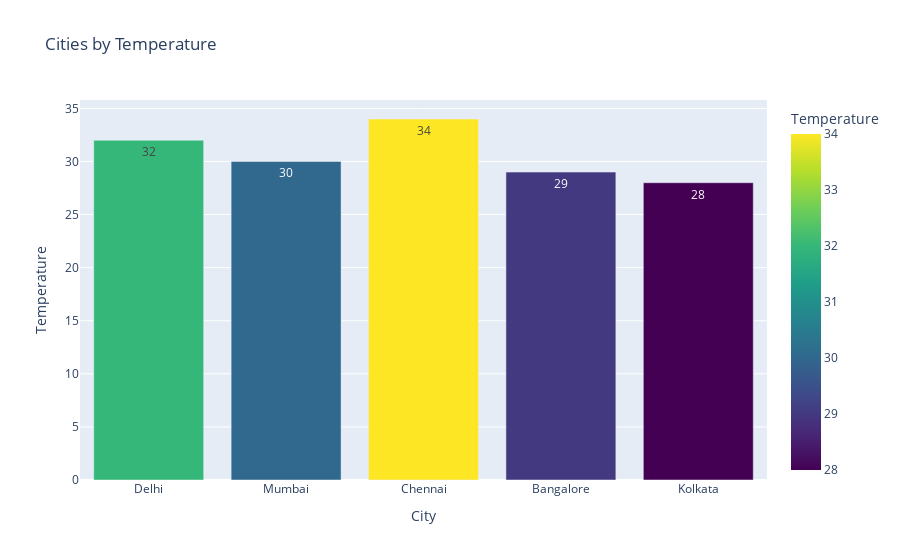

Write notebook code for a chart like this one.
### Markdown cell above
## Q7. Plotly – Interactive Bar Chart
### 🔹 Task: Create an interactive bar chart with city on X-axis and temperature on Y-axis with color scale

### Code cell
data2 = {
    'City': ['Delhi', 'Mumbai', 'Chennai', 'Bangalore', 'Kolkata'],
    'Temperature': [32, 30, 34, 29, 28]
}
df4 = pd.DataFrame(data2)
display(df4.head())

fig = px.bar(df4, x='City', y='Temperature', text='Temperature', color='Temperature', color_continuous_scale='Viridis', title='Cities by Temperature')
fig.show()

### Figure 1 — Plotly figure (JSON) as saved in the notebook; plotly's stock layout.template omitted (floating-point values rounded to 4 significant figures)
{"data": [{"alignmentgroup": "True", "hovertemplate": "City=%{x}<br>Temperature=%{marker.color}<extra></extra>", "legendgroup": "", "marker": {"color": [32, 30, 34, 29, 28], "coloraxis": "coloraxis", "pattern": {"shape": ""}}, "name": "", "offsetgroup": "", "orientation": "v", "showlegend": false, "text": [32, 30, 34, 29, 28], "textposition": "auto", "type": "bar", "x": ["Delhi", "Mumbai", "Chennai", "Bangalore", "Kolkata"], "xaxis": "x", "y": [32, 30, 34, 29, 28], "yaxis": "y"}], "layout": {"autosize": true, "barmode": "relative", "coloraxis": {"colorbar": {"title": {"text": "Temperature"}}, "colorscale": [[0, "#440154"], [0.1111, "#482878"], [0.2222, "#3e4989"], [0.3333, "#31688e"], [0.4444, "#26828e"], [0.5556, "#1f9e89"], [0.6667, "#35b779"], [0.7778, "#6ece58"], [0.8889, "#b5de2b"], [1, "#fde725"]]}, "legend": {"tracegroupgap": 0}, "title": {"text": "Cities by Temperature"}, "xaxis": {"anchor": "y", "autorange": true, "domain": [0, 1], "range": [-0.5, 4.5], "title": {"text": "City"}, "type": "category"}, "yaxis": {"anchor": "x", "autorange": true, "domain": [0, 1], "range": [0, 35.79], "title": {"text": "Temperature"}, "type": "linear"}}}
